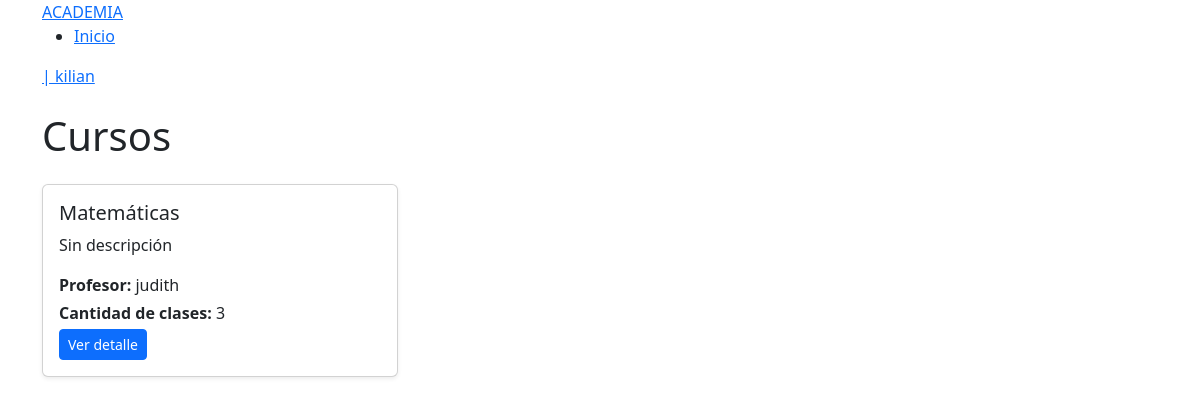
The app's page /courses/ (signed in) with its own data.
### core/models.py (models this page shows, shortened)
class Course(models.Model):
    name = models.CharField(max_length=90, verbose_name='Nombre del curso')
    description = models.TextField(blank=True, null=True, verbose_name='Descripción del curso')
    teacher = models.ForeignKey(User, on_delete=models.CASCADE, limit_choices_to={'groups__name': 'Profesores'}, verbose_name='Profesor')
    class_quantity = models.PositiveIntegerField(default=0, verbose_name='Cantidad de clases')
    class Meta:
        verbose_name = 'Curso'
        verbose_name_plural = 'Cursos'

### core/views.py (the view)
# urls.py: path("courses/", CourseListView.as_view(), name="course_list"),
class CourseListView(ListView):
    model = Course
    template_name = "courses/course_list.html"
    context_object_name = "courses"

### templates/courses/course_list.html
{% extends "base.html" %}
{% block content %}
<div class="container my-4">
    <h1 class="mb-4">Cursos</h1>
    <div class="row">
        {% for course in courses %}
            <div class="col-md-4 mb-3">
                <div class="card h-100 shadow-sm">
                    <div class="card-body">
                        <h5 class="card-title">{{ course.name }}</h5>
                        <p class="card-text">
                            {{ course.description|default:"Sin descripción" }}
                        </p>
                        <p class="mb-1"><strong>Profesor:</strong> {{ course.teacher.username }}</p>
                        <p class="mb-1"><strong>Cantidad de clases:</strong> {{ course.class_quantity }}</p>
                        <a href="#" class="btn btn-primary btn-sm">Ver detalle</a>
                    </div>
                </div>
            </div>
        {% empty %}
            <p>No hay cursos disponibles.</p>
        {% endfor %}
    </div>
</div>
{% endblock %}

### templates/header.html (shortened to what this page needs)
    <div class="container">
        <div class="nav-wrapper">
            <a href="{% url 'home' %}" class="logo">ACADEMIA</a>
            <ul class="nav-menu">
                <li><a href="{% url 'home' %}">Inicio</a></li>
            </ul>
            <div class="auth-box">
                {% if user.is_authenticated %}
                    <a href="{% url 'profile' %}" class="profile-link">
                        {{ group_name_singular|capfirst }} | {{ user.username }}
                    </a>
                {% else %}
                    <a class="btn btn-login" href="{% url 'custom_login' %}">Iniciar Sesión</a>
                    <a class="btn btn-register" href="{% url 'register' %}">Registrarse</a>
                {% endif %}
            </div>
        </div>
    </div>

### records on screen
Course: name "Matemáticas", description "Sin descripción", teacher.username "judith", class_quantity "3"

### other values on screen
{{ user.username }} "kilian"
